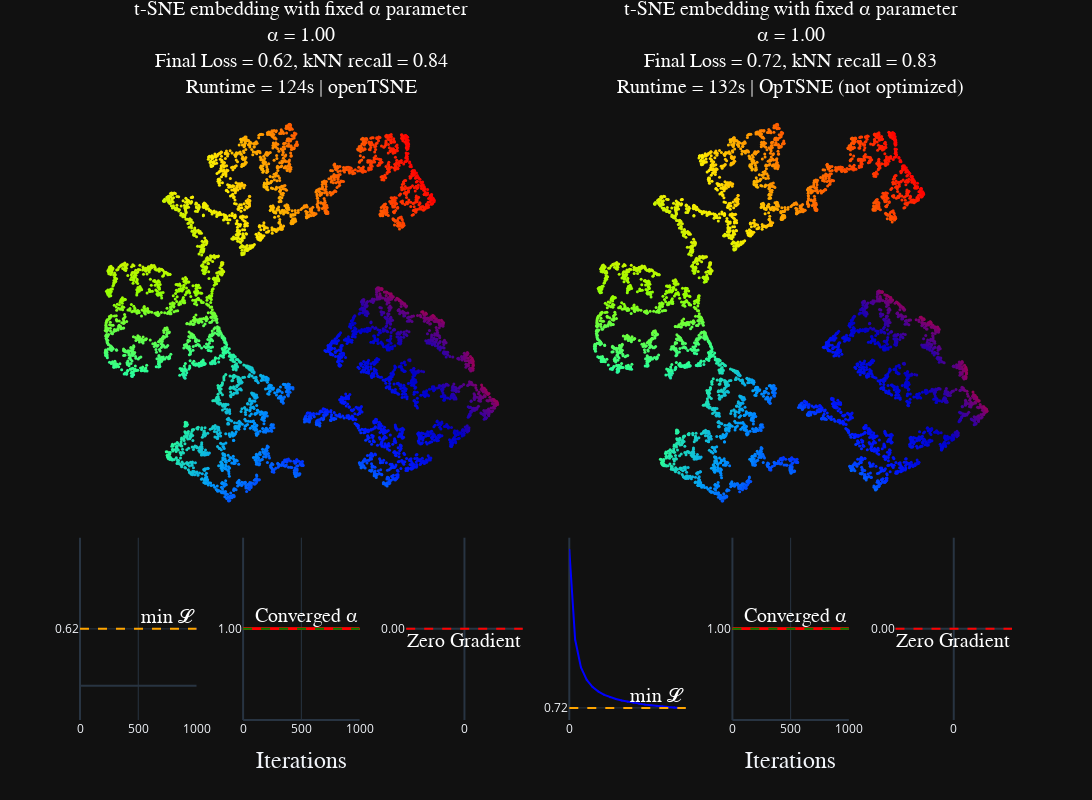

Source (notebook cell):
### Code cell
plot_side_by_side(
    refrence_tsne,
    optsne_not_optimized,
    labels=swiss_5k.labels,
    additional_title_1="Runtime = 124s | openTSNE",
    additional_title_2="Runtime = 132s | OpTSNE (not optimized)",
)

### Figure 1 — Plotly figure (JSON) as saved in the notebook; plotly's stock layout.template omitted (floating-point values rounded to 4 significant figures; data arrays with more than 128 entries replaced by an {"elided": "..."} marker saying what was removed)
{"data": [{"marker": {"color": {"elided": "5000 float values"}, "colorscale": [[0, "rgb(150,0,90)"], [0.125, "rgb(0,0,200)"], [0.25, "rgb(0,25,255)"], [0.375, "rgb(0,152,255)"], [0.5, "rgb(44,255,150)"], [0.625, "rgb(151,255,0)"], [0.75, "rgb(255,234,0)"], [0.875, "rgb(255,111,0)"], [1, "rgb(255,0,0)"]], "showscale": false, "size": 3}, "mode": "markers", "name": "t-SNE Embedding: Swiss Roll (5000)", "type": "scatter", "x": {"elided": "5000 float values"}, "xaxis": "x", "y": {"elided": "5000 float values"}, "yaxis": "y"}, {"line": {"color": "blue"}, "marker": {"color": "blue", "size": 2}, "mode": "markers+lines", "name": "min 𝓛", "type": "scatter", "x": {"elided": "1000 int values"}, "xaxis": "x3", "y": {"elided": "1000 float values"}, "yaxis": "y3"}, {"line": {"color": "red"}, "marker": {"color": "red", "size": 2}, "mode": "markers+lines", "name": "Converged α", "type": "scatter", "x": {"elided": "1000 int values"}, "xaxis": "x4", "y": {"elided": "1000 int values"}, "yaxis": "y4"}, {"line": {"color": "green"}, "marker": {"color": "green", "size": 2}, "mode": "markers+lines", "name": "Zero Gradient", "type": "scatter", "x": [], "xaxis": "x5", "y": [], "yaxis": "y5"}, {"marker": {"color": {"elided": "5000 float values"}, "colorscale": [[0, "rgb(150,0,90)"], [0.125, "rgb(0,0,200)"], [0.25, "rgb(0,25,255)"], [0.375, "rgb(0,152,255)"], [0.5, "rgb(44,255,150)"], [0.625, "rgb(151,255,0)"], [0.75, "rgb(255,234,0)"], [0.875, "rgb(255,111,0)"], [1, "rgb(255,0,0)"]], "showscale": false, "size": 3}, "mode": "markers", "name": "t-SNE Embedding: Swiss Roll (5000)", "type": "scatter", "x": {"elided": "5000 float values"}, "xaxis": "x2", "y": {"elided": "5000 float values"}, "yaxis": "y2"}, {"line": {"color": "blue"}, "marker": {"color": "blue", "size": 2}, "mode": "markers+lines", "name": "min 𝓛", "type": "scatter", "x": [0, 1, 2, 3, 4, 5, 6, 7, 8, 9, 10, 11, 12, 13, 14, 15, 16, 17, 18, 19], "xaxis": "x6", "y": [0.961, 0.8247, 0.7825, 0.7633, 0.7526, 0.7457, 0.7407, 0.737, 0.7344, 0.7321, 0.7303, 0.7285, 0.7271, 0.7258, 0.7248, 0.7237, 0.7228, 0.7222, 0.7215, 0.7209], "yaxis": "y6"}, {"line": {"color": "red"}, "marker": {"color": "red", "size": 2}, "mode": "markers+lines", "name": "Converged α", "type": "scatter", "x": {"elided": "1000 int values"}, "xaxis": "x7", "y": {"elided": "1000 int values"}, "yaxis": "y7"}, {"line": {"color": "green"}, "marker": {"color": "green", "size": 2}, "mode": "markers+lines", "name": "Zero Gradient", "type": "scatter", "x": [], "xaxis": "x8", "y": [], "yaxis": "y8"}], "layout": {"annotations": [{"font": {"color": "white", "family": "Courier New, monospace", "size": 20}, "showarrow": false, "text": "t-SNE embedding with fixed α parameter<br>α = 1.00<br>Final Loss = 0.62, kNN recall = 0.84<br>Runtime = 124s | openTSNE", "x": 0.2375, "xanchor": "center", "xref": "paper", "y": 1, "yanchor": "bottom", "yref": "paper"}, {"font": {"color": "white", "family": "Courier New, monospace", "size": 20}, "showarrow": false, "text": "t-SNE embedding with fixed α parameter<br>α = 1.00<br>Final Loss = 0.72, kNN recall = 0.83<br>Runtime = 132s | OpTSNE (not optimized)", "x": 0.7625, "xanchor": "center", "xref": "paper", "y": 1, "yanchor": "bottom", "yref": "paper"}, {"font": {"color": "white", "family": "Courier New, monospace", "size": 20}, "showarrow": false, "text": "min 𝓛", "x": 1, "xanchor": "right", "xref": "x3 domain", "y": 0.6246, "yanchor": "bottom", "yref": "y3"}, {"font": {"color": "white", "family": "Courier New, monospace", "size": 20}, "showarrow": false, "text": "Converged α", "x": 1, "xanchor": "right", "xref": "x4 domain", "y": 1, "yanchor": "bottom", "yref": "y4"}, {"font": {"color": "white", "family": "Courier New, monospace", "size": 20}, "showarrow": false, "text": "Zero Gradient", "x": 1, "xanchor": "right", "xref": "x5 domain", "y": 0, "yanchor": "top", "yref": "y5"}, {"font": {"color": "white", "family": "Courier New, monospace", "size": 20}, "showarrow": false, "text": "min 𝓛", "x": 1, "xanchor": "right", "xref": "x6 domain", "y": 0.7209, "yanchor": "bottom", "yref": "y6"}, {"font": {"color": "white", "family": "Courier New, monospace", "size": 20}, "showarrow": false, "text": "Converged α", "x": 1, "xanchor": "right", "xref": "x7 domain", "y": 1, "yanchor": "bottom", "yref": "y7"}, {"font": {"color": "white", "family": "Courier New, monospace", "size": 20}, "showarrow": false, "text": "Zero Gradient", "x": 1, "xanchor": "right", "xref": "x8 domain", "y": 0, "yanchor": "top", "yref": "y8"}], "height": 800, "shapes": [{"line": {"color": "orange", "dash": "dash"}, "type": "line", "x0": 0, "x1": 1, "xref": "x3 domain", "y0": 0.6246, "y1": 0.6246, "yref": "y3"}, {"line": {"color": "green", "dash": "dash"}, "type": "line", "x0": 0, "x1": 1, "xref": "x4 domain", "y0": 1, "y1": 1, "yref": "y4"}, {"line": {"color": "red", "dash": "dash"}, "type": "line", "x0": 0, "x1": 1, "xref": "x5 domain", "y0": 0, "y1": 0, "yref": "y5"}, {"line": {"color": "orange", "dash": "dash"}, "type": "line", "x0": 0, "x1": 1, "xref": "x6 domain", "y0": 0.7209, "y1": 0.7209, "yref": "y6"}, {"line": {"color": "green", "dash": "dash"}, "type": "line", "x0": 0, "x1": 1, "xref": "x7 domain", "y0": 1, "y1": 1, "yref": "y7"}, {"line": {"color": "red", "dash": "dash"}, "type": "line", "x0": 0, "x1": 1, "xref": "x8 domain", "y0": 0, "y1": 0, "yref": "y8"}], "showlegend": false, "title": {"font": {"color": "white", "family": "Courier New, monospace", "size": 20}, "text": "", "x": 0.5, "y": 0.99, "yanchor": "top"}, "width": 1600, "xaxis": {"anchor": "y", "domain": [0, 0.475], "showgrid": false, "showticklabels": false, "zeroline": false}, "xaxis2": {"anchor": "y2", "domain": [0.525, 1], "showgrid": false, "showticklabels": false, "zeroline": false}, "xaxis3": {"anchor": "y3", "domain": [0, 0.125], "range": [0, 1000], "ticktext": ["0", "500", "1000"], "tickvals": [0, 500, 1000], "title": {}}, "xaxis4": {"anchor": "y4", "domain": [0.175, 0.3], "range": [0, 1000], "ticktext": ["0", "500", "1000"], "tickvals": [0, 500, 1000], "title": {"font": {"family": "Courier New, monospace", "size": 24}, "text": "Iterations"}}, "xaxis5": {"anchor": "y5", "domain": [0.35, 0.475], "range": [0, 0], "ticktext": ["0", "500", "1000"], "tickvals": [0, 500, 1000], "title": {}}, "xaxis6": {"anchor": "y6", "domain": [0.525, 0.65], "range": [0, 20], "ticktext": ["0", "500", "1000"], "tickvals": [0, 500, 1000], "title": {}}, "xaxis7": {"anchor": "y7", "domain": [0.7, 0.825], "range": [0, 1000], "ticktext": ["0", "500", "1000"], "tickvals": [0, 500, 1000], "title": {"font": {"family": "Courier New, monospace", "size": 24}, "text": "Iterations"}}, "xaxis8": {"anchor": "y8", "domain": [0.875, 1], "range": [0, 0], "ticktext": ["0", "500", "1000"], "tickvals": [0, 500, 1000], "title": {}}, "yaxis": {"anchor": "x", "domain": [0.314, 1], "showgrid": false, "showticklabels": false, "zeroline": false}, "yaxis2": {"anchor": "x2", "domain": [0.314, 1], "showgrid": false, "showticklabels": false, "zeroline": false}, "yaxis3": {"anchor": "x3", "domain": [0, 0.294], "ticktext": ["0.62"], "tickvals": [0.6246]}, "yaxis4": {"anchor": "x4", "domain": [0, 0.294], "ticktext": ["1.00"], "tickvals": [1]}, "yaxis5": {"anchor": "x5", "domain": [0, 0.294], "ticktext": ["0.00"], "tickvals": [0]}, "yaxis6": {"anchor": "x6", "domain": [0, 0.294], "ticktext": ["0.72"], "tickvals": [0.7209]}, "yaxis7": {"anchor": "x7", "domain": [0, 0.294], "ticktext": ["1.00"], "tickvals": [1]}, "yaxis8": {"anchor": "x8", "domain": [0, 0.294], "ticktext": ["0.00"], "tickvals": [0]}}}
